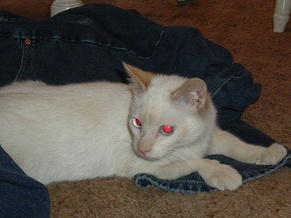
%> input picture ojos_rojos/gato1.jpg, 291 x 218 px, shrunk from 800 x 600 before the run
$ octave demo.m   (GNU Octave 9; MATLAB toolbox functions it lacks are replaced by stand-ins)
%> lines starting %> are read from the running program, lines starting %| are printed output that depends on the picture
image1 = imread('ojos_rojos/gato1.jpg');
%> image1 is the input picture: size 218x291x3 uint8; mean R, G, B 85.4, 78.5, 71.3
image2 = imread('ojos_rojos/ojo1.jpg');
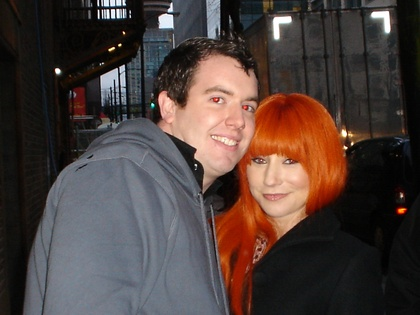
%> input picture ojos_rojos/ojo1.jpg, 420 x 315 px, shrunk from 1154 x 865 before the run
%> image2 is the input picture: size 315x420x3 uint8; mean R, G, B 77.4, 63.3, 59.1
image3 = imread('ojos_rojos/ojo2.jpg');
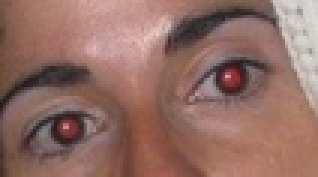
%> input picture ojos_rojos/ojo2.jpg, 106 x 59 px, shrunk from 291 x 161 before the run (shown 3 times larger)
%> image3 is the input picture: size 59x106x3 uint8; mean R, G, B 146, 109.5, 100.2
image4 = imread('ojos_rojos/ojo3.jpg');
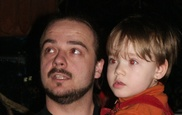
%> input picture ojos_rojos/ojo3.jpg, 182 x 115 px, shrunk from 500 x 317 before the run
%> image4 is the input picture: size 115x182x3 uint8; mean R, G, B 72.8, 48.7, 40
image5 = imread('ojos_rojos/ojo4.jpg');
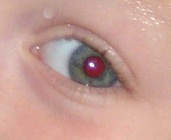
%> input picture ojos_rojos/ojo4.jpg, 171 x 140 px, shrunk from 470 x 386 before the run
%> image5 is the input picture: size 140x171x3 uint8; mean R, G, B 196.9, 157.5, 148.3
image6 = imread('ojos_rojos/ojo5.jpg');
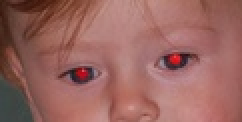
%> input picture ojos_rojos/ojo5.jpg, 121 x 61 px, shrunk from 332 x 168 before the run (shown 2 times larger)
%> image6 is the input picture: size 61x121x3 uint8; mean R, G, B 153.8, 101.8, 95.9
%> (the run ends here)
